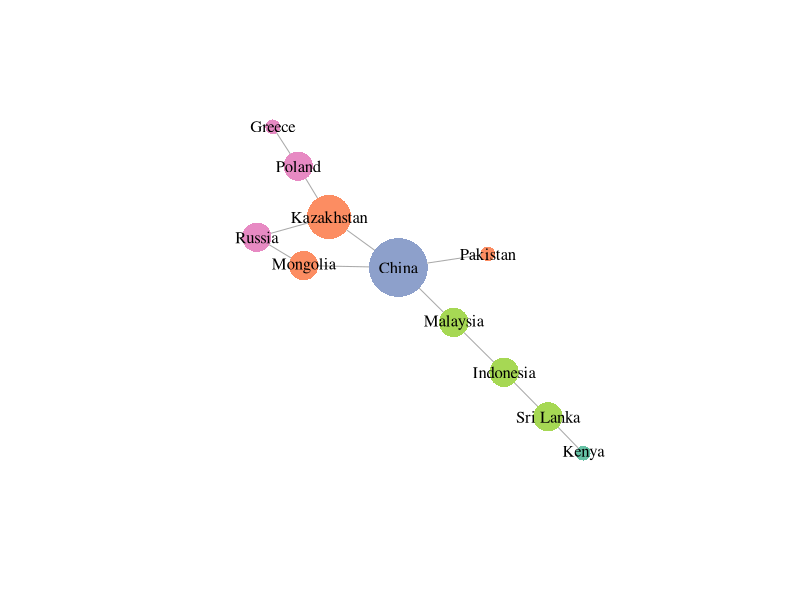

Reproduce this figure in R.
library(igraph)
library(RColorBrewer)

#create data:
links=data.frame(
  source=c("China","China","Mongolia", "China", "Kazakhstan", "Russia","China", "Malaysia", "Indonesia", "Sri Lanka","Poland"),
  target=c("Pakistan","Mongolia","Russia", "Kazakhstan", "Poland", "Kazakhstan","Malaysia","Indonesia", "Sri Lanka", "Kenya","Greece"),
  importance=(sample(1:3,11,replace=T))
)

nodes=data.frame(Country=c("China","Mongolia","Kazakhstan","Pakistan","Russia","Poland","Greece","Malaysia","Indonesia","Sri Lanka","Kenya"),
                 Continent=c(rep("China",1),rep("Central Asia",3), rep("Europe",3),rep("South Asia",3),rep("Africa",1))
)

#plot:
network=graph_from_data_frame(d=links, vertices=nodes, directed=F)
deg=degree(network, mode="all")

coul = brewer.pal(5, "Set2")
my_color=coul[as.numeric(as.factor(V(network)$Continent))]
plot(network,
     vertex.shape="circle",
     vertex.size=9*deg,
     vertex.color=my_color,
     vertex.frame.color="transparent",
     vertex.label.color="black"
)
text(-1.5,-1.5,"China One Belt One Road Initiative",col="black")

## JD: What is this meant to be a network of? I'm pretty sure the initiative doesn't contain a road from Sri Lanka to Kenya!
## http://www.scmp.com/infographics/article/1874865/infographic-one-belt-one-road
## I think that it is a maritime silk road of 21st century, but I did not include every single country that is involved. 
